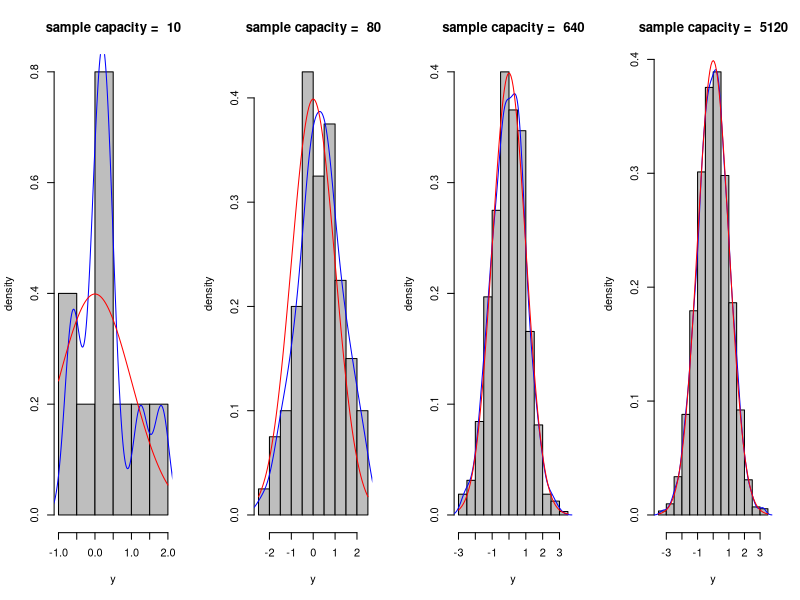

Source code (R):
n = 10
par(mfrow = c(1,4))
for(i in 1:4){
  y <- rnorm(n)
  hist(y, xlab = 'y', ylab = 'density', main = paste('sample capacity = ', n), prob = T, col = 'grey')
  lines(density(y), col = 'blue')
  curve(dnorm(x,0,1), add = T, col = 'red')
  n <- n*8
}